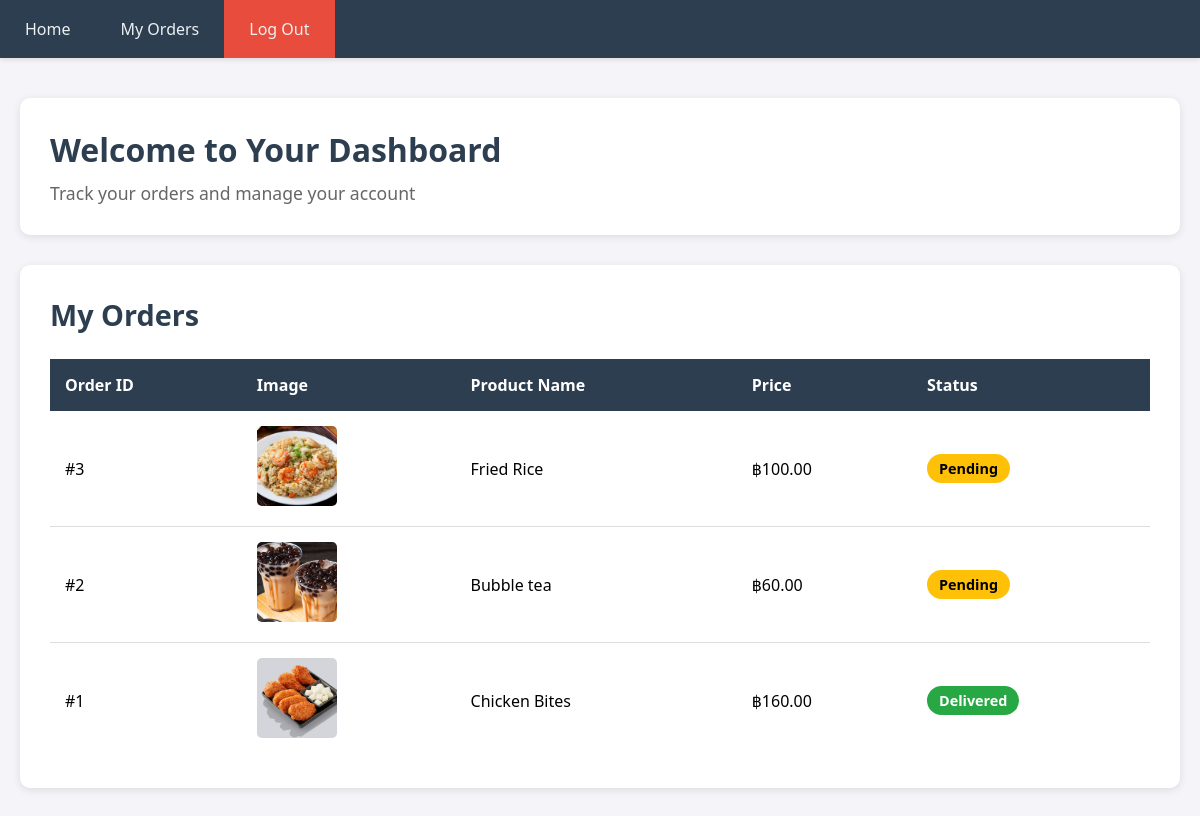
Page /user_dashboard.php (signed in) on the committed database.
### tables this page shows
CREATE TABLE `orders` (
  `id` int(11) NOT NULL,
  `customer_id` int(11) NOT NULL,
  `item_id` int(11) NOT NULL,
  `status` enum('delivered','pending','','') NOT NULL
);

CREATE TABLE `menu_items` (
  `id` int(11) NOT NULL,
  `name` varchar(255) NOT NULL,
  `price` float NOT NULL,
  `category` varchar(100) NOT NULL,
  `image` varchar(255) NOT NULL
);

### user_dashboard.php (the view, shortened to what this page needs)
<?php
include "db.php";
if(isset($_SESSION['user_id'])){
    $user_id = $_SESSION['user_id'];
    $sql = "SELECT orders.id AS order_id,
            orders.status,
            menu_items.name AS product_name,
            menu_items.image,
            menu_items.price
            FROM orders
            JOIN menu_items ON orders.item_id = menu_items.id
            WHERE orders.customer_id = '$user_id'
            ORDER BY orders.id DESC";
    $result = mysqli_query($conn, $sql);
}
else{
    header("Location: login.php");
    exit();
}
?>
<!DOCTYPE html>
<html lang="en">
<head>
</head>
<body>
    <nav class="navbar">
        <ul>
            <li><a href="index.php">Home</a></li>
            <li><a href="user_dashboard.php">My Orders</a></li>
            <li><a href="logout.php" class="logout">Log Out</a></li>
        </ul>
    </nav>
    <div class="main-content">
        <div class="welcome-section">
            <h1>Welcome to Your Dashboard</h1>
            <p>Track your orders and manage your account</p>
        </div>
        <div class="orders-section">
            <h2>My Orders</h2>
            <?php if($result && mysqli_num_rows($result) > 0){ ?>
                <table class="orders-table">
                    <thead>
                        <tr>
                            <th>Order ID</th>
                            <th>Image</th>
                            <th>Product Name</th>
                            <th>Price</th>
                            <th>Status</th>
                        </tr>
                    </thead>
                    <tbody>
                        <?php while($row = mysqli_fetch_assoc($result)){ ?>
                        <tr>
                            <td>#<?php echo $row['order_id']; ?></td>
                            <td><img src="image/<?php echo $row['image']; ?>" alt="<?php echo $row['product_name']; ?>"></td>
                            <td><?php echo htmlspecialchars($row['product_name']); ?></td>
                            <td>฿<?php echo number_format($row['price'], 2); ?></td>
                            <td>
                                <span class="status-<?php echo $row['status']; ?>">
                                    <?php echo ucfirst($row['status']); ?>
                                </span>
                            </td>
                        </tr>
                        <?php } ?>
                    </tbody>
                </table>
            <?php } ?>
        </div>
    </div>
</body>
</html>

### user_dashboard.php (style rules this page uses)
* { margin: 0; padding: 0; box-sizing: border-box; font-family: 'Segoe UI', Tahoma, Geneva, Verdana, sans-serif; }
body { background-color: #f4f4f9; }
.navbar { background-color: #2c3e50; padding: 0; box-shadow: 0 2px 5px rgba(0, 0, 0, 0.1); }
.navbar ul { list-style: none; display: flex; justify-content: flex-start; align-items: center; margin: 0; padding: 0; }
.navbar li { margin: 0; }
.navbar a { display: block; padding: 18px 25px; color: #ecf0f1; text-decoration: none; transition: background-color 0.3s, color 0.3s; }
.navbar .logout { margin-left: auto; background-color: #e74c3c; }
.main-content { max-width: 1200px; margin: 40px auto; padding: 0 20px; }
.welcome-section { background-color: white; padding: 30px; border-radius: 10px; box-shadow: 0 2px 8px rgba(0, 0, 0, 0.1); margin-bottom: 30px; }
.welcome-section h1 { color: #2c3e50; margin-bottom: 10px; }
.welcome-section p { color: #666; font-size: 1.1em; }
.orders-section { background-color: white; padding: 30px; border-radius: 10px; box-shadow: 0 2px 8px rgba(0, 0, 0, 0.1); }
.orders-section h2 { color: #2c3e50; margin-bottom: 25px; font-size: 1.8em; }
.orders-table { width: 100%; border-collapse: collapse; }
.orders-table thead { background-color: #2c3e50; color: white; }
.orders-table th { padding: 15px; text-align: left; font-weight: 600; }
.orders-table td { padding: 15px; border-bottom: 1px solid #ddd; vertical-align: middle; }
.orders-table tbody tr:last-child td { border-bottom: none; }
.orders-table img { width: 80px; height: 80px; object-fit: cover; border-radius: 5px; }
.status-pending { display: inline-block; padding: 5px 12px; background-color: #ffc107; color: #000; border-radius: 15px; font-size: 0.9em; font-weight: 600; }
.status-delivered { display: inline-block; padding: 5px 12px; background-color: #28a745; color: white; border-radius: 15px; font-size: 0.9em; font-weight: 600; }

### rows in the picture
orders: id "3", menu_items.image (picture), menu_items.name "Fried Rice", menu_items.price "100.00", status "Pending"
orders: id "2", menu_items.image+name (picture), menu_items.name "Bubble tea", menu_items.price "60.00", status "Pending"
orders: id "1", menu_items.image+name (picture), menu_items.name "Chicken Bites", menu_items.price "160.00", status "Delivered"
